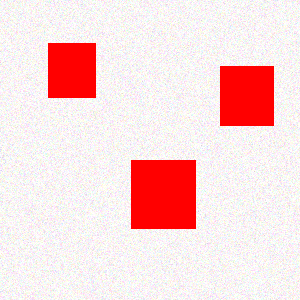
#> input picture test1.png, 300 x 300 px, given in place of the camera
$ python lesson_5.py   (older library calls are emulated)
#> lines starting #> are read from the running program, lines starting #| are printed output that depends on the picture
import cv2
import numpy as np

cap = cv2.VideoCapture(0)


def callback(x):
    pass


def getShape(c):
    peri = cv2.arcLength(c, True)
    approx = cv2.approxPolyDP(c, 0.04 * peri, True)

    shape = 'nan'

    if len(approx) == 3:
        shape = "triangle"
    elif len(approx) == 4:
        (x, y, w, h) = cv2.boundingRect(approx)
        ar = w / float(h)
        shape = "square" if 0.95 <= ar <= 1.05 else "rectangle"
    elif 5 == len(approx):
        shape = "pentagon"
    else:
        shape = "circle"
    return shape


upH = 126
upV = 255
upS = 189
lowH = 96
lowV = 147
lowS = 23

while True:

    ret, frame = cap.read()
#> frame is the input picture: shape (300, 300, 3); mean B, G, R 216.2, 216.2, 248.6

    frame = cv2.blur(frame, (30, 30))
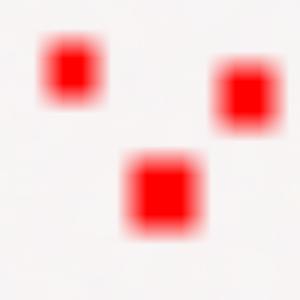
#> frame: shape (300, 300, 3); mean B, G, R 216.2, 216.2, 248.6

    lower = np.array([lowH, lowV, lowS])
    upper = np.array([upH, upV, upS])

    hvs = cv2.cvtColor(frame, cv2.COLOR_BGR2HSV)
#> hvs: shape (300, 300, 3); mean H, S, V 34.1, 32.9, 248.6
    mask = cv2.inRange(hvs, lower, upper)
#> mask: shape (300, 300); every value is 0
    res = cv2.bitwise_and(frame, frame, mask=mask)
#> res: shape (300, 300, 3); every value is 0

    _, thresh = cv2.threshold(mask, 127, 255, 0)

    img2, contours, hierarchy = cv2.findContours(thresh, cv2.RETR_TREE, cv2.CHAIN_APPROX_SIMPLE)
#> contours = []

    needContours = []

    for contour in contours:
        if 1000 < cv2.contourArea(contour):
            needContours.append(contour)
        else:
            print(len(contour))
#> this loop made 0 passes
#> after the loop, needContours = []

    cv2.drawContours(frame, needContours, -1, (0, 255, 0), 3)

    x, y = 0, 0

    for contour in needContours:
        t1, t2 = contour[0][0]
        x += t1
        y += t2
#> after the loop, x = 0; y = 0

    if len(needContours) > 0:
        for c in needContours:
            maxY = (0, 0)
            minY = (0, 99999)
            maxX = (0, 0)
            minX = (99999, 0)
            for d in c:
                x_cur, y_cur = d[0]
                # print(x_cur, y_cur)
                # print(minX, minY, maxX, maxY)
                if x_cur < minX[0]:
                    minX = (x_cur, y_cur)
                if x_cur > maxX[0]:
                    maxX = (x_cur, y_cur)
                if y_cur < minY[1]:
                    minY = (x_cur, y_cur)
                if y_cur > maxY[1]:
                    maxY = (x_cur, y_cur)

            (cx, cy), radius = cv2.minEnclosingCircle(c)
            center = (int(cx), int(cy))
            radius = int(radius)
            cv2.putText(frame, getShape(c), (int(cx + (radius * 2)), int(cy)), cv2.QT_FONT_NORMAL, 2, (0, 0, 0), 2, cv2.LINE_8)
            cv2.circle(frame, center, int(radius * 1.5), (0, 255, 0), 2)
            cv2.circle(frame, minY, int(5), (255, 255, 255), -1)
            cv2.circle(frame, minX, int(5), (255, 255, 255), -1)
            cv2.circle(frame, maxX, int(5), (255, 255, 255), -1)
            cv2.circle(frame, maxY, int(5), (255, 255, 255), -1)

    cv2.imshow("frame", frame)
    cv2.imshow("mask", mask)

    if cv2.waitKey(1) & 0xFF == ord("q"):
#> (key q is pressed here)
        break

cap.release()
cv2.destroyAllWindows()
